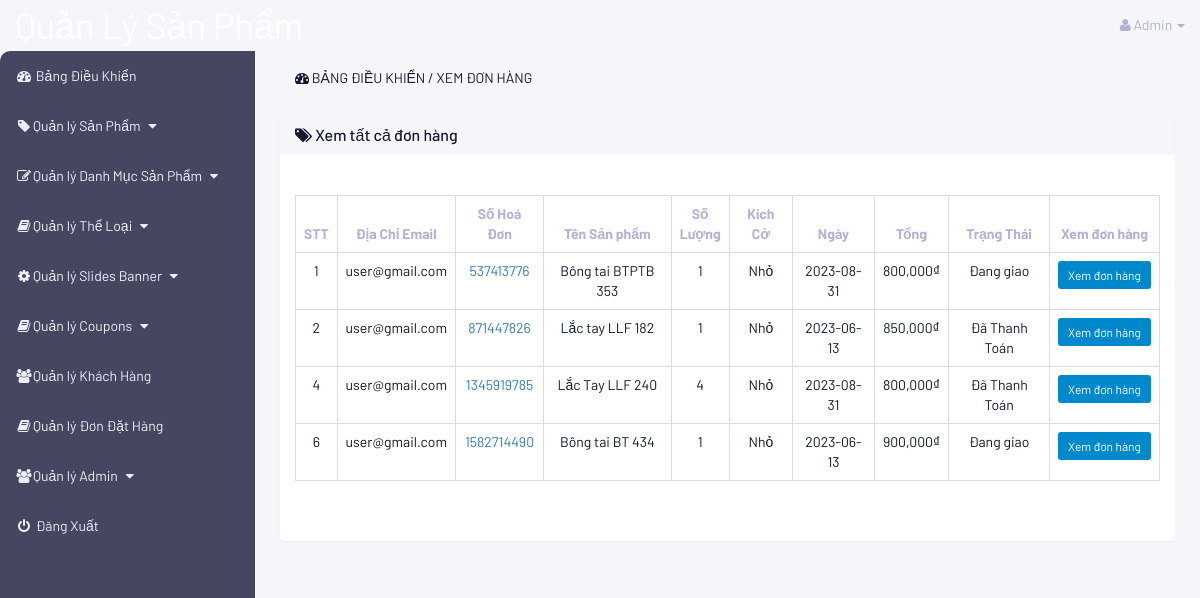
The page /admin/index.php?view_orders (signed in) on the database its author committed.
### tables this page shows
CREATE TABLE `customers` (
  `customer_id` int(10) NOT NULL,
  `customer_name` varchar(255) NOT NULL,
  `customer_email` varchar(255) NOT NULL,
  `customer_phone` varchar(255) NOT NULL,
  `customer_address` varchar(255) NOT NULL,
  `customer_password` varchar(255) NOT NULL,
  `customer_image` text NOT NULL,
  `customer_ip` varchar(255) NOT NULL
);

CREATE TABLE `customer_orders` (
  `order_id` int(10) NOT NULL,
  `customer_id` int(10) NOT NULL,
  `due_amount` int(100) NOT NULL,
  `invoice_no` int(100) NOT NULL,
  `product_id` int(10) NOT NULL,
  `product_size` varchar(255) NOT NULL,
  `product_quantity` int(10) NOT NULL,
  `order_date` date NOT NULL,
  `order_status` varchar(255) NOT NULL
);

CREATE TABLE `products` (
  `product_id` int(10) NOT NULL,
  `product_category_id` int(10) NOT NULL,
  `category_id` int(10) NOT NULL,
  `date` timestamp NOT NULL DEFAULT current_timestamp() ON UPDATE current_timestamp(),
  `product_title` varchar(255) NOT NULL,
  `product_price` varchar(255) NOT NULL,
  `product_image_1` text NOT NULL,
  `product_image_2` text NOT NULL,
  `product_image_3` text NOT NULL,
  `product_keywords` varchar(255) NOT NULL,
  `product_description` varchar(255) NOT NULL,
  `product_label` text NOT NULL,
  `product_sale` text NOT NULL,
  `product_total` int(11) NOT NULL
);

### admin/view_orders.php (the view, shortened to what this page needs)
<?php
    if (!isset($_SESSION['admin_email'])) {
        echo "<script>window.open('login.php','_self')</script>";
    } else {
?>
<div class="row">
    <div class="col-lg-12">
        <ol class="breadcrumb">
            <li class="active">
                <i class="fa fa-dashboard"></i> Bảng điều khiển / Xem đơn hàng
            </li>
        </ol>
    </div>
</div>
<div class="row">
    <div class="col-lg-12">
        <div class="panel panel-default">
            <div class="panel-heading">
                <h3 class="panel-title">
                   <i class="fa fa-tags"></i> Xem tất cả đơn hàng
                </h3>
            </div>
            <div class="panel-body">
                <div class="table-responsive">
                    <table class="table table-striped table-bordered table-hover">
                        <thead>
                            <tr>
                                <th> STT </th>
                                <th> Địa Chỉ Email </th>
                                <th> Số Hoá Đơn </th>
                                <th> Tên Sản phẩm </th>
                                <th style="width: 20px"> Số Lượng </th>
                                <th> Kích Cở </th>
                                <th> Ngày </th>
                                <th> Tổng </th>
                                <th> Trạng Thái </th>
                                <th> Xem đơn hàng</th>
                            </tr>
                        </thead>
                        <tbody>
                            <?php
                                $i=0;
                                $get_orderSingle = "SELECT DISTINCT invoice_no FROM customer_orders ORDER BY invoice_no ASC";
                                $run_orderSingle = mysqli_query($conn, $get_orderSingle);
                                while ($row_orderSingle = mysqli_fetch_array($run_orderSingle)){
                                    $invoice_no  = $row_orderSingle['invoice_no'];
                                    $get_order = "SELECT * FROM customer_orders WHERE invoice_no = '$invoice_no' ORDER BY invoice_no ASC";
                                    $run_order = mysqli_query($conn, $get_order);
                                    while ($row_order = mysqli_fetch_array($run_order)) {
                                    $customer_id = $row_order['customer_id'];
                                    $order_amount = number_format((float)$row_order['due_amount']);
                                    $invoice_no = $row_order['invoice_no'];
                                    $product_id = $row_order['product_id'];
                                    $product_size = $row_order['product_size'];
                                    $product_quantity = $row_order['product_quantity'];
                                    $order_date = $row_order['order_date'];
                                    $order_status = $row_order['order_status'];
                                    $get_products = "select * from products where product_id='$product_id'";
                                    $run_products = mysqli_query($conn, $get_products);
                                    $row_products = mysqli_fetch_array($run_products);
                                        $product_title = $row_products['product_title'];
                                    $get_customer = "select * from customers where customer_id='$customer_id'";
                                    $run_customer = mysqli_query($conn, $get_customer);
                                    $row_customer = mysqli_fetch_array($run_customer);
                                        $customer_email = $row_customer['customer_email'];
                                    $i++;
                                }
                            ?>
                            <tr>
                                <td> <?php echo $i; ?> </td>
                                <td> <?php echo $customer_email; ?> </td>
                                <td><a href="index.php?view_order_detail=<?php echo $invoice_no; ?>"><?php echo $invoice_no; ?></a></td>
                                <td> <?php echo $product_title; ?> </td>
                                <td> <?php echo $product_quantity; ?></td>
                                <td> <?php echo $product_size; ?> </td>
                                <td> <?php echo $order_date; ?> </td>
                                <td> <?php echo $order_amount; ?>₫</td>
                                <td>
                                    <?php
                                    if($order_status == 'Pending') {
                                        echo $order_status = 'Đang Chờ Xử Lý';
                                    } else if ($order_status == 'Delivering') {
                                      echo $order_status = 'Đang giao';
                                    } else {
                                        echo $order_status = 'Đã Thanh Toán';
                                    }
                                    ?>
                                </td>
                                <td><a href="index.php?view_order_detail=<?php echo $invoice_no; ?>" class="btn btn-primary btn-sm btn-confim">Xem đơn hàng</a></td>
                            </tr>
                            <?php } ?>
                        </tbody>
                    </table>
                </div>
            </div>
        </div>
    </div>
</div>
<?php } ?>

### admin/includes/sidebar.php (shortened to what this page needs)
<?php
    if (!isset($_SESSION['admin_email'])) {
        echo "<script>window.open('login.php','_self')</script>";
    } else {
?>
<nav class="navbar navbar-inverse navbar-fixed-top">
    <div class="navbar-header">
        <a href="index.php?dashboard" class="navbar-brand" style="font-size: 36px">Quản Lý Sản Phẩm</a>
    </div>
    <ul class="nav navbar-right top-nav">
        <li class="dropdown">
            <a href="#" class="dropdown-toggle" data-toggle="dropdown">
                <i class="fa fa-user"></i> <?php echo $admin_name; ?> <b class="caret"></b>
            </a>
        </li>
    </ul>
    <div class="collapse navbar-collapse navbar-ex1-collapse">
        <ul class="nav navbar-nav side-nav">
            <li>
                <a href="index.php?dashboard">
                    <i class="fa fa-fw fa-dashboard"></i> Bảng Điều Khiển
                </a>
            </li>
            <li>
                <a href="#" data-toggle="collapse" data-target="#products">
                    <i class="fa fa-fw fa-tag"></i>Quản lý Sản Phẩm
                    <i class="fa fa-fw fa-caret-down"></i>
                </a>
            </li>
            <li>
                <a href="#" data-toggle="collapse" data-target="#p_cat">
                    <i class="fa fa-fw fa-edit"></i>Quản lý Danh Mục Sản Phẩm
                    <i class="fa fa-fw fa-caret-down"></i>
                </a>
            </li>
            <li>
                <a href="#" data-toggle="collapse" data-target="#cat">
                    <i class="fa fa-fw fa-book"></i>Quản lý Thể Loại
                    <i class="fa fa-fw fa-caret-down"></i>
                </a>
            </li>
            <li>
                <a href="#" data-toggle="collapse" data-target="#slides">
                    <i class="fa fa-fw fa-gear"></i>Quản lý Slides Banner
                    <i class="fa fa-fw fa-caret-down"></i>
                </a>
            </li>
            <li>
                <a href="#" data-toggle="collapse" data-target="#coupons">
                    <i class="fa fa-fw fa-book"></i>Quản lý Coupons
                    <i class="fa fa-fw fa-caret-down"></i>
                </a>
            </li>
            <li>
                <a href="index.php?view_customers">
                    <i class="fa fa-fw fa-users"></i>Quản lý Khách Hàng
                </a>
            </li>
            <li>
                <a href="index.php?view_orders">
                    <i class="fa fa-fw fa-book"></i>Quản lý Đơn Đặt Hàng
                </a>
            </li>
            <li>
                <a href="#" data-toggle="collapse" data-target="#users">
                    <i class="fa fa-fw fa-users"></i>Quản lý Admin
                    <i class="fa fa-fw fa-caret-down"></i>
                </a>
            </li>
            <li>
                <a href="logout.php">
                    <i class="fa fa-fw fa-power-off"></i> Đăng Xuất
                </a>
            </li>
        </ul>
    </div>
</nav>
<?php } ?>

### admin/css/style.css (style rules this page uses)
body { margin-top: 100px; background: #f5f6fa; color: #b1b2d6; font-family: "Barlow", sans-serif; }
.top-nav { padding: 0 15px; background-color: #f5f6fa; }
.navbar { background-color: #f5f6fa; border-color: #f5f6fa; }
.navbar-inverse .navbar-nav > li > a { color: #ebeef4; }
.navbar-inverse .navbar-collapse, .navbar-inverse .navbar-form { border: none; }
.panel { background: white; border: none; }
.panel-body { padding-top: 40px; padding-bottom: 40px; border-radius: 10px; }
.row .breadcrumb { background: #f5f6fa; color: #b1b2d6; }
.breadcrumb > .active { color: #171831; }
.panel-default > .panel-heading { color: #171831; background: #f5f6fa; border-color: #f5f6fa; }
@media (min-width: 768px) { body { margin-top: 50px; } }
.btn-primary { background: #10182f; border: none; color: white; }
.top-nav > li { display: inline-block; }
.top-nav > li > a { color: #b1b2d6; line-height: 20px; padding-top: 15px; padding-bottom: 15px; }
@media (min-width: 768px) { .side-nav { position: fixed; top: 51px; bottom: 0; width: 255px; overflow-y: auto; overflow-x: hidden; background-color: #454660; padding-bottom: 40px; border-top-left-radius: 10px; } }
@media (min-width: 768px) { .side-nav > li > a { width: 255px; } }
.panel-body { border-radius: 5px; }
.table-bordered > tbody > tr > td, .table-bordered > tbody > tr > th, .table-bordered > tfoot > tr > td, .table-bordered > tfoot > tr > th, .table-bordered > thead > tr > td { border: 2px solid pink; background: white; color: #10182f; border: none; }
.table-bordered > tbody > tr > td, .table-bordered > tbody > tr > th, .table-bordered > tfoot > tr > td, .table-bordered > tfoot > tr > th, .table-bordered > thead > tr > td, .table-bordered > thead > tr > th { border: 1px solid #ddd; }
.active { text-transform: uppercase; }
th, td { text-align: center; }
.btn-confim { background-color: #0088cc; }

### rows shown on the page
customers: customer_email "user@gmail.com"
customer_orders: invoice_no "537413776", product_quantity "1", product_size "Nhỏ", order_date "2023-08-31", due_amount "800,000"
products: product_title "Bông tai BTPTB 353"
customer_orders: invoice_no "871447826", product_quantity "1", product_size "Nhỏ", order_date "2023-06-13", due_amount "850,000"
products: product_title "Lắc tay LLF 182"
customer_orders: invoice_no "1345919785", product_quantity "4", product_size "Nhỏ", order_date "2023-08-31", due_amount "800,000"
products: product_title "Lắc Tay LLF 240"
customer_orders: invoice_no "1582714490", product_quantity "1", product_size "Nhỏ", order_date "2023-06-13", due_amount "900,000"
products: product_title "Bông tai BT 434"

### other values the page prints
$admin_name "Admin"
$i "1"
$i "2"
$i "4"
$i "6"
